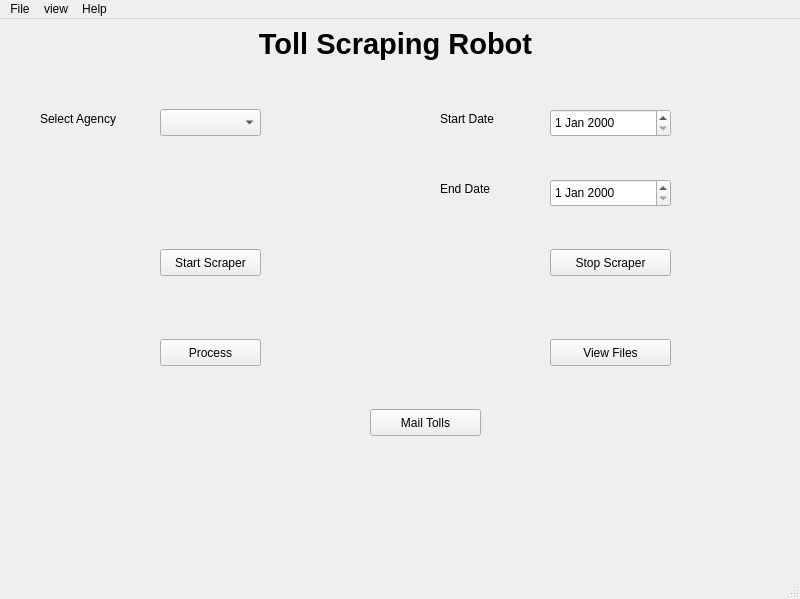
<?xml version="1.0" encoding="UTF-8"?>
<ui version="4.0">
 <class>TollScraperRobot</class>
 <widget class="QMainWindow" name="TollScraperRobot">
  <property name="geometry">
   <rect>
    <x>0</x>
    <y>0</y>
    <width>800</width>
    <height>599</height>
   </rect>
  </property>
  <property name="windowTitle">
   <string>MainWindow</string>
  </property>
  <widget class="QWidget" name="centralwidget">
   <widget class="QPushButton" name="startscraper">
    <property name="geometry">
     <rect>
      <x>160</x>
      <y>230</y>
      <width>101</width>
      <height>27</height>
     </rect>
    </property>
    <property name="text">
     <string>Start Scraper</string>
    </property>
   </widget>
   <widget class="QPushButton" name="stopscraper">
    <property name="geometry">
     <rect>
      <x>550</x>
      <y>230</y>
      <width>121</width>
      <height>27</height>
     </rect>
    </property>
    <property name="text">
     <string>Stop Scraper</string>
    </property>
   </widget>
   <widget class="QPushButton" name="processcrapes">
    <property name="geometry">
     <rect>
      <x>160</x>
      <y>320</y>
      <width>101</width>
      <height>27</height>
     </rect>
    </property>
    <property name="text">
     <string>Process</string>
    </property>
   </widget>
   <widget class="QPushButton" name="viewfiles">
    <property name="geometry">
     <rect>
      <x>550</x>
      <y>320</y>
      <width>121</width>
      <height>27</height>
     </rect>
    </property>
    <property name="text">
     <string>View Files</string>
    </property>
   </widget>
   <widget class="QPushButton" name="mailtolls">
    <property name="geometry">
     <rect>
      <x>370</x>
      <y>390</y>
      <width>111</width>
      <height>27</height>
     </rect>
    </property>
    <property name="text">
     <string>Mail Tolls</string>
    </property>
   </widget>
   <widget class="QComboBox" name="Agency_comboBox">
    <property name="geometry">
     <rect>
      <x>160</x>
      <y>90</y>
      <width>101</width>
      <height>27</height>
     </rect>
    </property>
   </widget>
   <widget class="QDateEdit" name="start_dateEdit">
    <property name="geometry">
     <rect>
      <x>550</x>
      <y>90</y>
      <width>121</width>
      <height>28</height>
     </rect>
    </property>
   </widget>
   <widget class="QDateEdit" name="end_dateEdit">
    <property name="geometry">
     <rect>
      <x>550</x>
      <y>160</y>
      <width>121</width>
      <height>28</height>
     </rect>
    </property>
   </widget>
   <widget class="QLabel" name="agency_label">
    <property name="geometry">
     <rect>
      <x>40</x>
      <y>90</y>
      <width>111</width>
      <height>19</height>
     </rect>
    </property>
    <property name="text">
     <string>Select Agency</string>
    </property>
   </widget>
   <widget class="QLabel" name="startdate_label">
    <property name="geometry">
     <rect>
      <x>440</x>
      <y>90</y>
      <width>91</width>
      <height>19</height>
     </rect>
    </property>
    <property name="text">
     <string>Start Date</string>
    </property>
   </widget>
   <widget class="QLabel" name="enddate_label">
    <property name="geometry">
     <rect>
      <x>440</x>
      <y>160</y>
      <width>71</width>
      <height>19</height>
     </rect>
    </property>
    <property name="text">
     <string>End Date</string>
    </property>
   </widget>
   <widget class="QLabel" name="titlelabel">
    <property name="geometry">
     <rect>
      <x>250</x>
      <y>0</y>
      <width>291</width>
      <height>51</height>
     </rect>
    </property>
    <property name="text">
     <string>&lt;html&gt;&lt;head/&gt;&lt;body&gt;&lt;p align=&quot;center&quot;&gt;&lt;span style=&quot; font-size:22pt; font-weight:600;&quot;&gt;Toll Scraping Robot&lt;/span&gt;&lt;/p&gt;&lt;/body&gt;&lt;/html&gt;</string>
    </property>
   </widget>
  </widget>
  <widget class="QMenuBar" name="menubar">
   <property name="geometry">
    <rect>
     <x>0</x>
     <y>0</y>
     <width>800</width>
     <height>22</height>
    </rect>
   </property>
   <widget class="QMenu" name="menuFile">
    <property name="title">
     <string>File</string>
    </property>
    <widget class="QMenu" name="menuopen">
     <property name="title">
      <string>open</string>
     </property>
     <addaction name="actionFile"/>
     <addaction name="actionFolder"/>
    </widget>
    <addaction name="actionclose"/>
    <addaction name="menuopen"/>
   </widget>
   <widget class="QMenu" name="menuview">
    <property name="title">
     <string>view</string>
    </property>
    <addaction name="actionMaximize"/>
    <addaction name="actionMinimize"/>
   </widget>
   <widget class="QMenu" name="menuHelp">
    <property name="title">
     <string>Help</string>
    </property>
    <addaction name="actionAbout_Robot"/>
    <addaction name="actionversion"/>
   </widget>
   <addaction name="menuFile"/>
   <addaction name="menuview"/>
   <addaction name="menuHelp"/>
  </widget>
  <widget class="QStatusBar" name="statusbar"/>
  <action name="actionclose">
   <property name="text">
    <string>close</string>
   </property>
  </action>
  <action name="actionFile">
   <property name="text">
    <string>File</string>
   </property>
  </action>
  <action name="actionFolder">
   <property name="text">
    <string>Folder</string>
   </property>
  </action>
  <action name="actionMaximize">
   <property name="text">
    <string>Maximize</string>
   </property>
  </action>
  <action name="actionMinimize">
   <property name="text">
    <string>Minimize</string>
   </property>
  </action>
  <action name="actionAbout_Robot">
   <property name="text">
    <string>About Robot</string>
   </property>
  </action>
  <action name="actionversion">
   <property name="text">
    <string>version</string>
   </property>
  </action>
 </widget>
 <resources/>
 <connections/>
</ui>
